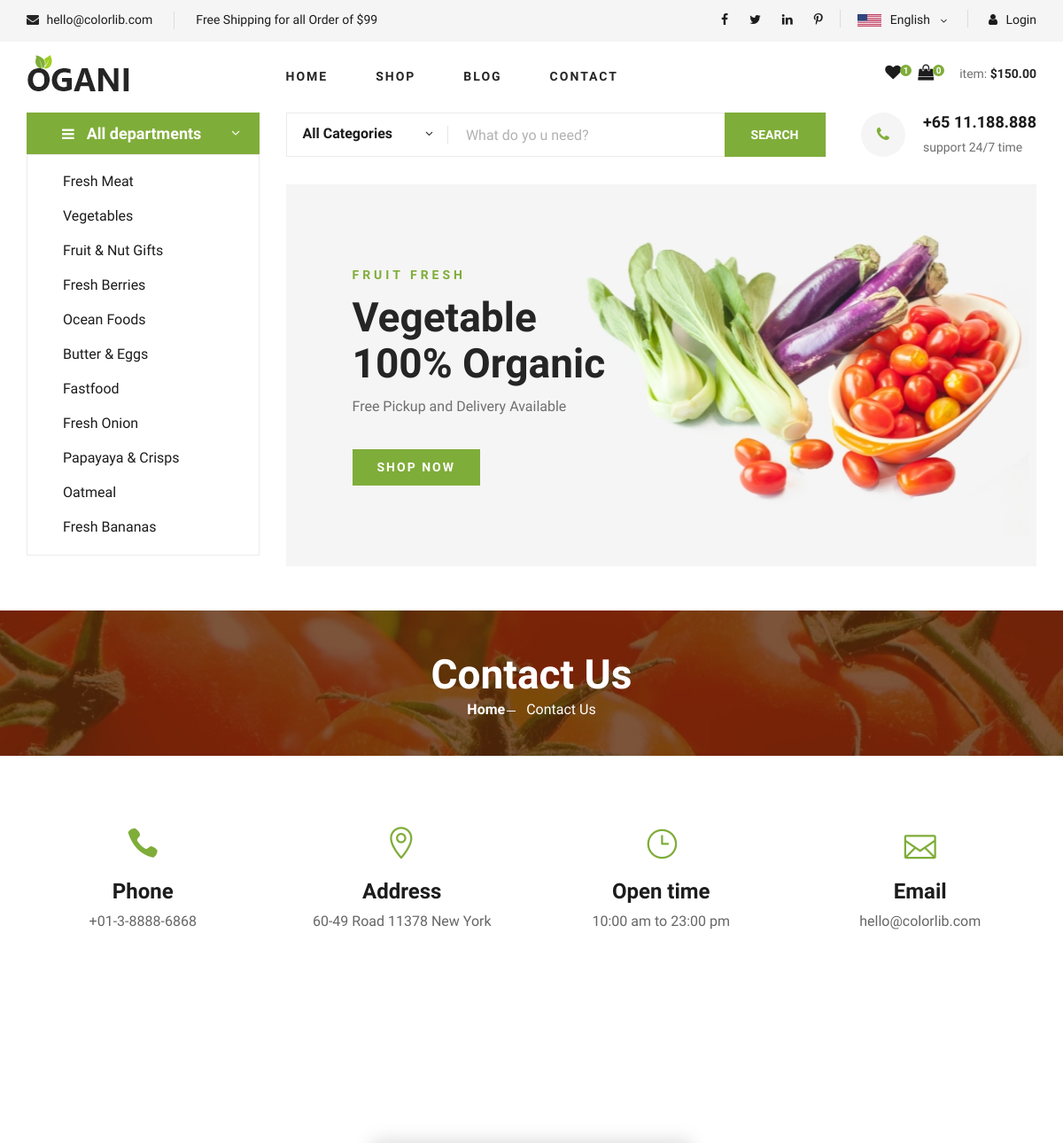
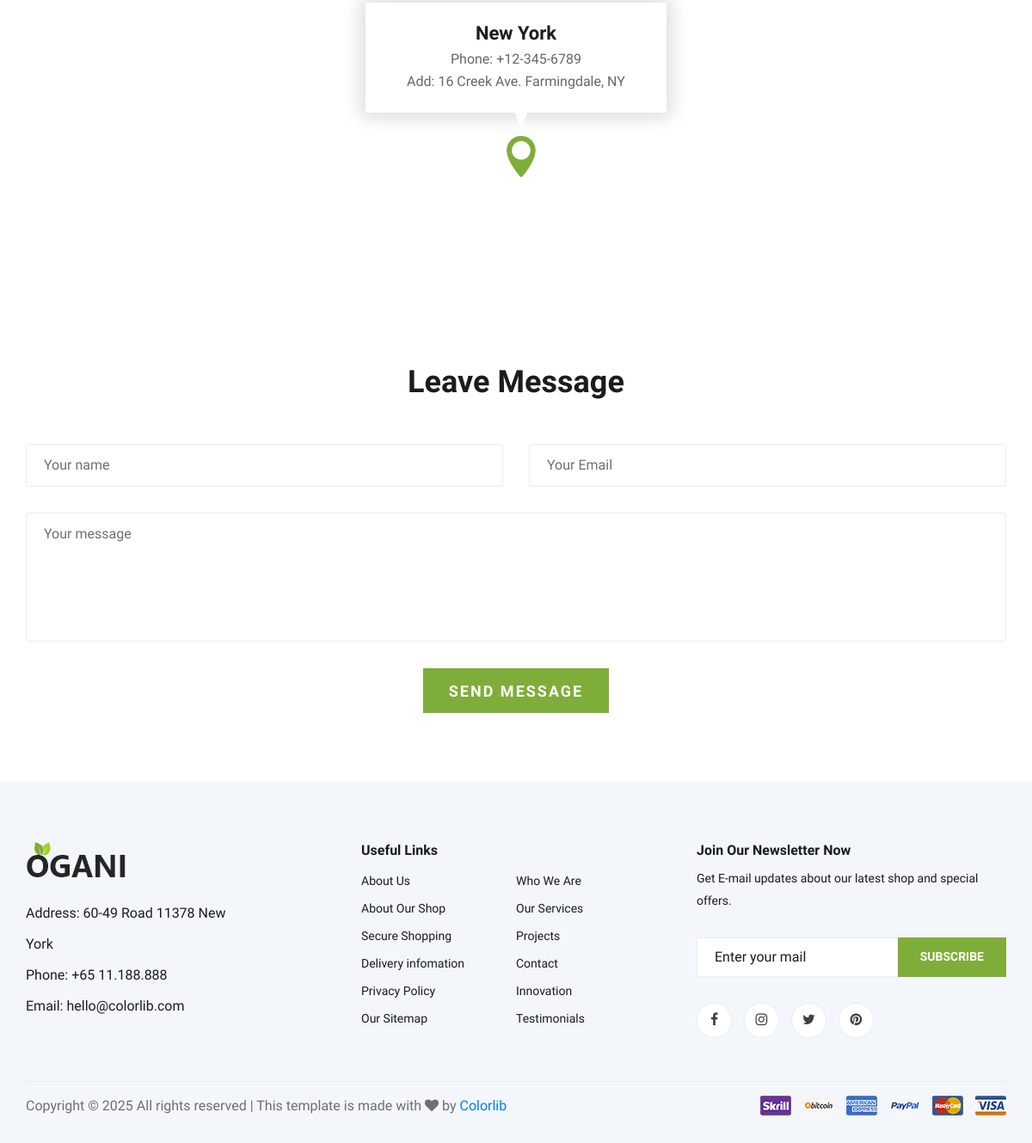
Screenshot of /Contact with the database file from the repository (2 pictures, top to bottom).
### accounts/models.py (models this page shows, shortened)
class tblTopMenu(models.Model):
    topMenuName = models.CharField(max_length=200, null=True)
    topMenuImage = models.CharField(max_length=200, null=True)

### accounts/views.py (the view)
# urls.py: path('Contact', views.Contact, name='Contact'),
def Contact(request):
    Products = tblProducts.objects.all()
    Categorys = Category.objects.all()
    TopMenu = tblTopMenu.objects.all()
    SubTopMenu = tblSubTopMenu.objects.all()
    userId = request.user.id
    totalCarts = tblProductCarts.objects.filter(UserId = userId).count();
    context = {
        'Products' : Products,
        'totalCarts' : totalCarts,
        'Categories' : Categorys,
        'SubTopMenus' : SubTopMenu,
        'TopMenus' : TopMenu,
        "userId" : userId
    }
    return render(request,'accounts/contact.html', context)

### accounts/templates/accounts/contact.html (shortened to what this page needs)
{% load static %}
<!DOCTYPE html>
<html lang="zxx">
<head>
    {% include 'accounts/sections/Head.html'%}
</head>
<body>
    {% include 'accounts/sections/HeaderSection.html'%}
    {% include 'accounts/sections/HeroSection.html'%}
    <section class="breadcrumb-section set-bg" data-setbg="img/breadcrumb.jpg">
        <div class="container">
            <div class="row">
                <div class="col-lg-12 text-center">
                    <div class="breadcrumb__text">
                        <h2>Contact Us</h2>
                        <div class="breadcrumb__option">
                            <a href="./index.html">Home</a>
                            <span>Contact Us</span>
                        </div>
                    </div>
                </div>
            </div>
        </div>
    </section>
    <section class="contact spad">
        <div class="container">
            <div class="row">
                <div class="col-lg-3 col-md-3 col-sm-6 text-center">
                    <div class="contact__widget">
                        <span class="icon_phone"></span>
                        <h4>Phone</h4>
                        <p>+01-3-8888-6868</p>
                    </div>
                </div>
                <div class="col-lg-3 col-md-3 col-sm-6 text-center">
                    <div class="contact__widget">
                        <span class="icon_pin_alt"></span>
                        <h4>Address</h4>
                        <p>60-49 Road 11378 New York</p>
                    </div>
                </div>
                <div class="col-lg-3 col-md-3 col-sm-6 text-center">
                    <div class="contact__widget">
                        <span class="icon_clock_alt"></span>
                        <h4>Open time</h4>
                        <p>10:00 am to 23:00 pm</p>
                    </div>
                </div>
                <div class="col-lg-3 col-md-3 col-sm-6 text-center">
                    <div class="contact__widget">
                        <span class="icon_mail_alt"></span>
                        <h4>Email</h4>
                        <p>hello@colorlib.com</p>
                    </div>
                </div>
            </div>
        </div>
    </section>
    <div class="map">
        <div class="map-inside">
            <i class="icon_pin"></i>
            <div class="inside-widget">
                <h4>New York</h4>
                <ul>
                    <li>Phone: +12-345-6789</li>
                    <li>Add: 16 Creek Ave. Farmingdale, NY</li>
                </ul>
            </div>
        </div>
    </div>
    <div class="contact-form spad">
        <div class="container">
            <div class="row">
                <div class="col-lg-12">
                    <div class="contact__form__title">
                        <h2>Leave Message</h2>
                    </div>
                </div>
            </div>
            <form action="#">
                <div class="row">
                    <div class="col-lg-6 col-md-6">
                        <input type="text" placeholder="Your name">
                    </div>
                    <div class="col-lg-6 col-md-6">
                        <input type="text" placeholder="Your Email">
                    </div>
                    <div class="col-lg-12 text-center">
                        <textarea placeholder="Your message"></textarea>
                        <button type="submit" class="site-btn">SEND MESSAGE</button>
                    </div>
                </div>
            </form>
        </div>
    </div>
    {% include 'accounts/sections/FooterSection.html'%}
</body>
</html>

### accounts/templates/accounts/sections/HeaderSection.html (shortened to what this page needs)
{% load static %}
<header class="header">
  <div class="header__top">
    <div class="container">
      <div class="row">
        <div class="col-lg-6 col-md-6">
          <div class="header__top__left">
            <ul>
              <li><i class="fa fa-envelope"></i> hello@colorlib.com</li>
              <li>Free Shipping for all Order of $99</li>
            </ul>
          </div>
        </div>
        <div class="col-lg-6 col-md-6">
          <div class="header__top__right">
            <div class="header__top__right__social">
              <a href="#"><i class="fa fa-facebook"></i></a>
              <a href="#"><i class="fa fa-twitter"></i></a>
              <a href="#"><i class="fa fa-linkedin"></i></a>
              <a href="#"><i class="fa fa-pinterest-p"></i></a>
            </div>
            <div class="header__top__right__language">
              <img src="{% static 'img/language.png'%}" alt="" />
              <div>English</div>
              <span class="arrow_carrot-down"></span>
            </div>
            <div class="header__top__right__auth">
              <a href="http://127.0.0.1:8000/accounts/login/"
                ><i class="fa fa-user"></i> Login</a
              >
            </div>
          </div>
        </div>
      </div>
    </div>
  </div>
  <div class="container">
    <div class="row">
      <div class="col-lg-3">
        <div class="header__logo">
          <a href="./index.html"
            ><img src="{% static 'img/logo.png'%}" alt=""
          /></a>
        </div>
      </div>
      <div class="col-lg-6">
        <nav class="header__menu">
          <ul>
            {% for TopMenu in TopMenus%}
            <li>
              <a href="http://127.0.0.1:8000/{{TopMenu.topMenuName}}"
                >{{TopMenu.topMenuName}}</a
              >
            </li>
            {%endfor%}
          </ul>
        </nav>
      </div>
      <div class="col-lg-3">
        <div class="header__cart">
          <ul>
            <li>
              <a href="#"><i class="fa fa-heart"></i> <span>1</span></a>
            </li>
            <li>
              <a href="{% url 'ProductCarts' %}"
                ><i class="fa fa-shopping-bag"></i>
                <span id="totalCarts">{{totalCarts}}</span></a
              >
            </li>
          </ul>
          <div class="header__cart__price">item: <span>$150.00</span></div>
        </div>
      </div>
    </div>
  </div>
</header>

### rows the page displays
tblTopMenu: topMenuName "HOME"
tblTopMenu: topMenuName "SHOP"
tblTopMenu: topMenuName "BLOG"
tblTopMenu: topMenuName "CONTACT"

### other values shown
{{ totalCarts }} "0"
